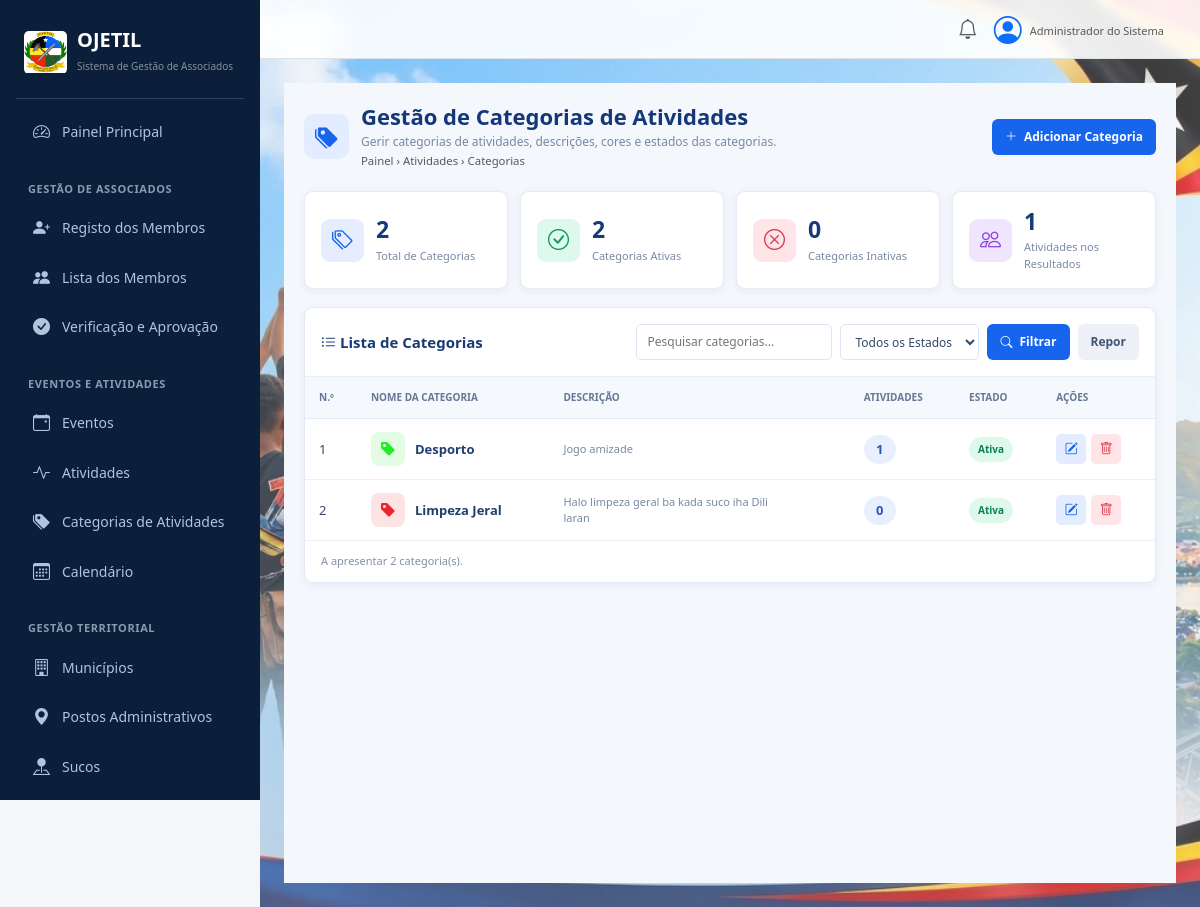
Page /events/categories/ on the committed database.
### events/models.py (models this page shows, shortened)
class ActivityCategory(models.Model):
    name = models.CharField(
        max_length=100,
        unique=True,
        verbose_name="Category Name"
    )
    description = models.TextField(
        blank=True,
        verbose_name="Description"
    )
    color = models.CharField(
        max_length=7,
        default="#2563eb",
        verbose_name="Category Color"
    )
    is_active = models.BooleanField(default=True)
    created_at = models.DateTimeField(auto_now_add=True)
    class Meta:
        ordering = ["name"]
        verbose_name = "Activity Category"
        verbose_name_plural = "Activity Categories"

### events/views.py (the view)
# urls.py: path("categories/", views.activity_category_list, name="activity_category_list"),
def activity_category_list(request):
    categories = ActivityCategory.objects.annotate(
        activity_count=Count("activities")
    )
    search = request.GET.get(
        "search",
        ""
    ).strip()
    status = request.GET.get(
        "status",
        ""
    )
    if search:
        categories = categories.filter(
            Q(name__icontains=search) |
            Q(description__icontains=search)
        )
    if status == "active":
        categories = categories.filter(
            is_active=True
        )
    elif status == "inactive":
        categories = categories.filter(
            is_active=False
        )
    context = {
        "categories": categories,
        "search": search,
        "selected_status": status,
        "total_categories": ActivityCategory.objects.count(),
        "active_categories": ActivityCategory.objects.filter(
            is_active=True
        ).count(),
        "inactive_categories": ActivityCategory.objects.filter(
            is_active=False
        ).count(),
        "total_activities": sum(
            category.activity_count
            for category in categories
        ),
    }
    return render(
        request,
        "events/activity_category.html",
        context
    )

### events/templates/events/activity_category.html (shortened to what this page needs)
{% extends 'dashboard/base.html' %}
{% load static %}
{% block content %}
<div class="category-page">
    <div class="category-header">
        <div class="category-heading">
            <div class="category-heading-icon">
                <i class="bi bi-tags-fill"></i>
            </div>
            <div>
                <h3>Gestão de Categorias de Atividades</h3>
                <p>
                    Gerir categorias de atividades, descrições,
                    cores e estados das categorias.
                </p>
                <small class="text-muted">
                    Painel &rsaquo; Atividades &rsaquo; Categorias
                </small>
            </div>
        </div>
        <a href="{% url 'events:activity_category_create' %}"
           class="category-btn category-btn-primary">
            <i class="bi bi-plus-lg"></i>
            Adicionar Categoria
        </a>
    </div>
    <div class="category-stats">
        <div class="category-stat">
            <div class="category-stat-icon cat-blue">
                <i class="bi bi-tags"></i>
            </div>
            <div>
                <strong>{{ total_categories }}</strong>
                <small>Total de Categorias</small>
            </div>
        </div>
        <div class="category-stat">
            <div class="category-stat-icon cat-green">
                <i class="bi bi-check-circle"></i>
            </div>
            <div>
                <strong>{{ active_categories }}</strong>
                <small>Categorias Ativas</small>
            </div>
        </div>
        <div class="category-stat">
            <div class="category-stat-icon cat-red">
                <i class="bi bi-x-circle"></i>
            </div>
            <div>
                <strong>{{ inactive_categories }}</strong>
                <small>Categorias Inativas</small>
            </div>
        </div>
        <div class="category-stat">
            <div class="category-stat-icon cat-purple">
                <i class="bi bi-people"></i>
            </div>
            <div>
                <strong>{{ total_activities }}</strong>
                <small>Atividades nos Resultados</small>
            </div>
        </div>
    </div>
    <div class="category-panel">
        <div class="category-panel-header">
            <h5>
                <i class="bi bi-list-ul"></i>
                Lista de Categorias
            </h5>
            <form method="get" class="category-filters">
                <input type="search"
                       name="search"
                       value="{{ search }}"
                       placeholder="Pesquisar categorias...">
                <select name="status">
                    <option value="">Todos os Estados</option>
                </select>
                <button type="submit"
                        class="category-btn category-btn-primary">
                    <i class="bi bi-search"></i>
                    Filtrar
                </button>
                <a href="{% url 'events:activity_category_list' %}"
                   class="category-btn"
                   style="background:#edf1f7;color:#405574;">
                    Repor
                </a>
            </form>
        </div>
        <div class="category-table-wrap">
            <table class="category-table">
                <thead>
                    <tr>
                        <th>N.º</th>
                        <th>Nome da Categoria</th>
                        <th>Descrição</th>
                        <th>Atividades</th>
                        <th>Estado</th>
                        <th>Ações</th>
                    </tr>
                </thead>
                <tbody>
                    {% for category in categories %}
                        <tr>
                            <td>{{ forloop.counter }}</td>
                            <td>
                                <div class="category-name">
                                    <div class="category-color"
                                         style="background:{{ category.color }}20;
                                                color:{{ category.color }};">
                                        <i class="bi bi-tag-fill"></i>
                                    </div>
                                    {{ category.name }}
                                </div>
                            </td>
                            <td>
                                <div class="category-description">
                                    {{ category.description|default:"Sem descrição"|truncatechars:85 }}
                                </div>
                            </td>
                            <td>
                                <span class="category-count">
                                    {{ category.activity_count }}
                                </span>
                            </td>
                            <td>
                                {% if category.is_active %}
                                    <span class="category-status status-active">
                                        Ativa
                                    </span>
                                {% else %}
                                    <span class="category-status status-inactive">
                                        Inativa
                                    </span>
                                {% endif %}
                            </td>
                            <td>
                                <div class="category-actions">
                                    <a href="{% url 'events:activity_category_update' category.pk %}"
                                       class="category-action category-edit"
                                       title="Editar Categoria">
                                        <i class="bi bi-pencil-square"></i>
                                    </a>
                                    <form method="post"
                                          action="{% url 'events:activity_category_delete' category.pk %}"
                                          onsubmit="return confirm('Tem a certeza de que deseja eliminar esta categoria?');">
                                        <button type="submit"
                                                class="category-action category-delete"
                                                title="Eliminar Categoria">
                                            <i class="bi bi-trash"></i>
                                        </button>
                                    </form>
                                </div>
                            </td>
                        </tr>
                    {% endfor %}
                </tbody>
            </table>
        </div>
        <div class="category-footer">
            A apresentar {{ categories|length }} categoria(s).
        </div>
    </div>
</div>
{% endblock %}

### events/templates/events/activity_category.html (style rules this page uses)
.category-page { padding: 20px; background: #f4f7fc; min-height: 100vh; color: #173568; font-size: 13px; }
.category-header { display: flex; justify-content: space-between; align-items: center; flex-wrap: wrap; gap: 15px; margin-bottom: 20px; }
.category-heading { display: flex; align-items: center; gap: 12px; }
.category-heading-icon { width: 45px; height: 45px; display: grid; place-items: center; border-radius: 10px; background: #e3edff; color: #1764ed; font-size: 23px; }
.category-heading h3 { margin: 0; color: #143779; font-size: 22px; font-weight: 800; }
.category-heading p { margin: 4px 0 0; color: #7888a3; font-size: 12px; }
.category-btn { display: inline-flex; align-items: center; justify-content: center; gap: 7px; padding: 9px 13px; border: 0; border-radius: 6px; text-decoration: none; font-size: 12px; font-weight: 700; cursor: pointer; }
.category-btn-primary { background: #1764ed; color: white; }
.category-stats { display: grid; grid-template-columns: repeat(4, minmax(0, 1fr)); gap: 12px; margin-bottom: 18px; }
.category-stat { display: flex; align-items: center; gap: 12px; padding: 16px; background: white; border: 1px solid #e5ebf5; border-radius: 9px; box-shadow: 0 2px 8px #193c7210; }
.category-stat-icon { width: 43px; height: 43px; flex-shrink: 0; display: grid; place-items: center; border-radius: 9px; font-size: 21px; }
.category-stat strong { display: block; color: #163a7b; font-size: 23px; line-height: 1.2; }
.category-stat small { display: block; margin-top: 4px; color: #7a8aa5; font-size: 11px; }
.cat-blue { background: #e5edff; color: #1764ed; }
.cat-green { background: #dff8ec; color: #079764; }
.cat-red { background: #ffe5e8; color: #df3653; }
.cat-purple { background: #efe5ff; color: #8b45d9; }
.category-panel { background: white; border: 1px solid #e3eaf5; border-radius: 9px; overflow: hidden; box-shadow: 0 2px 8px #193c7210; }
.category-panel-header { display: flex; justify-content: space-between; align-items: center; gap: 12px; flex-wrap: wrap; padding: 16px; border-bottom: 1px solid #e8edf5; }
.category-panel-header h5 { margin: 0; color: #193a72; font-size: 15px; font-weight: 800; }
.category-filters { display: flex; gap: 8px; flex-wrap: wrap; }
.category-filters input, .category-filters select { min-height: 36px; padding: 7px 10px; border: 1px solid #dce5f2; border-radius: 5px; outline: none; background: white; color: #334766; font-size: 12px; }
.category-table-wrap { overflow-x: auto; }
.category-table { width: 100%; min-width: 750px; border-collapse: collapse; }
.category-table th { padding: 13px 14px; background: #f5f8fd; border-bottom: 1px solid #e5ebf5; color: #667894; font-size: 10px; font-weight: 800; text-transform: uppercase; white-space: nowrap; }
.category-table td { padding: 13px 14px; border-bottom: 1px solid #edf1f7; vertical-align: middle; color: #344969; }
.category-name { display: flex; align-items: center; gap: 10px; font-weight: 800; color: #203e70; }
.category-color { width: 34px; height: 34px; flex-shrink: 0; display: grid; place-items: center; border-radius: 8px; font-size: 16px; }
.category-description { max-width: 220px; color: #7888a1; font-size: 11px; line-height: 1.5; }
.category-count { display: inline-flex; align-items: center; justify-content: center; min-width: 32px; padding: 5px 9px; border-radius: 15px; background: #e8efff; color: #2459bb; font-weight: 800; }
.category-status { display: inline-block; padding: 5px 9px; border-radius: 15px; font-size: 10px; font-weight: 800; }
.status-active { background: #dff8ec; color: #078252; }
.category-actions { display: flex; gap: 5px; }
.category-action { width: 30px; height: 30px; display: inline-grid; place-items: center; border: 0; border-radius: 5px; text-decoration: none; cursor: pointer; }
.category-edit { background: #e4edff; color: #1764ed; }
.category-delete { background: #ffe5e8; color: #dc3545; }
.category-footer { padding: 12px 16px; color: #8290a6; font-size: 11px; }

### rows in the picture
ActivityCategory: name "Desporto", description "Jogo amizade", activity_count "1", is_active "Ativa"
ActivityCategory: name "Limpeza Jeral", description "Halo limpeza geral ba kada suco iha Dili laran", activity_count "0", is_active "Ativa"

### other values in the picture
{{ total_categories }} "2"
{{ active_categories }} "2"
{{ inactive_categories }} "0"
{{ total_activities }} "1"
{{ categories|length }} "2"
